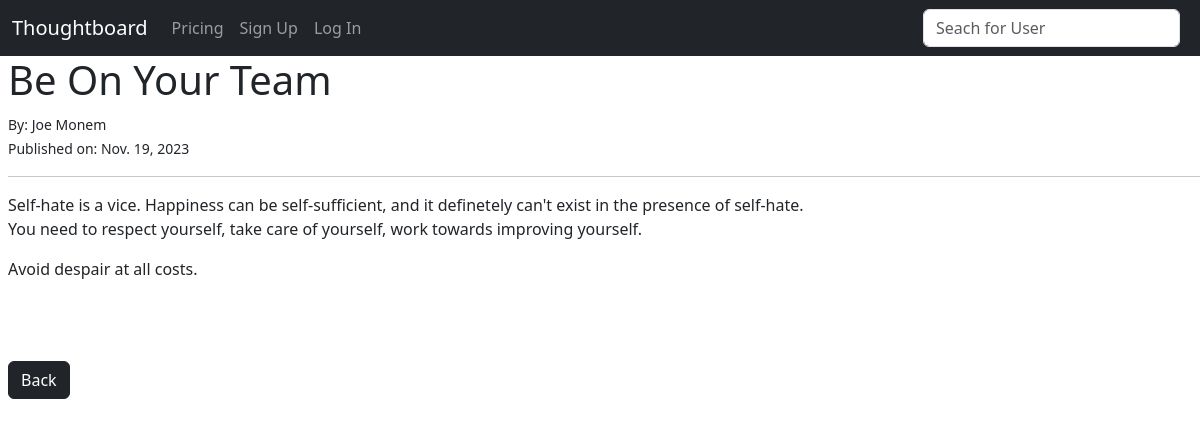
The page /article/20 on the database its author committed.
### theblog/models.py (models this page shows, shortened)
class Post(models.Model):
    title = models.CharField(max_length=255)
    author = models.ForeignKey(User, on_delete=models.CASCADE)
    body = RichTextField(blank=True, null=True)
    published_date = models.DateField(default=timezone.now)

### theblog/views.py (the view)
# urls.py: path("article/<int:pk>", ArticleDetailsView.as_view(), name="article-details"),
class ArticleDetailsView(DetailView):
    model = Post
    template_name = "article_details.html"

### theblog/templates/article_details.html (shortened to what this page needs)
{% extends 'base.html' %}
{% block content %}
<h1>{{post.title}}</h1>
<small>By: {{post.author.first_name}} {{ post.author.last_name}}</small> <br>
<small>Published on: {{post.published_date}}</small>
<hr>
<p>{{post.body | safe}}</p>
<br>
<a href="{%url 'home' post.author.username%}"> <button class="btn btn-dark">Back</button></a>
{% endblock %}

### rows shown on the page
Post: title "Be On Your Team", author.first_name "Joe", author.last_name "Monem", published_date "Nov. 19, 2023", body "Self-hate is a vice. Happiness can be self-sufficient, and it definetely can't exist in the presence of self-hate. You need to respect yourself, take care of yourself, work towards improving yourself. Avoid despair at all costs."
